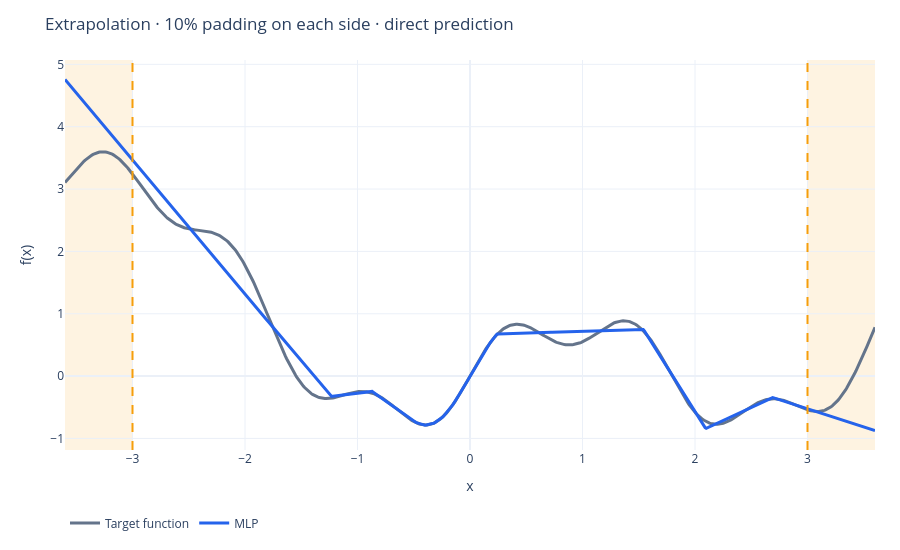

Write notebook code for a chart like this one.
### Code cell
from _shared.extrapolation import show_extrapolation

show_extrapolation(baseline_experiment, padding_fraction=0.10)

### Figure 1 — Plotly figure (JSON) as saved in the notebook; plotly's stock layout.template omitted (floating-point values rounded to 4 significant figures; data arrays with more than 128 entries replaced by an {"elided": "..."} marker saying what was removed)
{"data": [{"line": {"color": "#64748b", "width": 3}, "mode": "lines", "name": "Target function", "type": "scatter", "x": {"elided": "721 float values"}, "y": {"elided": "721 float values"}}, {"line": {"color": "#2563eb", "width": 3}, "mode": "lines", "name": "MLP", "type": "scatter", "x": {"elided": "721 float values"}, "y": {"elided": "721 float values"}}], "layout": {"autosize": true, "height": 550, "legend": {"orientation": "h", "y": -0.15}, "margin": {"b": 65, "l": 65, "r": 25, "t": 60}, "shapes": [{"fillcolor": "#f59e0b", "layer": "below", "line": {"width": 0}, "opacity": 0.12, "type": "rect", "x0": -3.6, "x1": -3, "xref": "x", "y0": 0, "y1": 1, "yref": "y domain"}, {"fillcolor": "#f59e0b", "layer": "below", "line": {"width": 0}, "opacity": 0.12, "type": "rect", "x0": 3, "x1": 3.6, "xref": "x", "y0": 0, "y1": 1, "yref": "y domain"}, {"line": {"color": "#f59e0b", "dash": "dash"}, "type": "line", "x0": -3, "x1": -3, "xref": "x", "y0": 0, "y1": 1, "yref": "y domain"}, {"line": {"color": "#f59e0b", "dash": "dash"}, "type": "line", "x0": 3, "x1": 3, "xref": "x", "y0": 0, "y1": 1, "yref": "y domain"}], "title": {"text": "Extrapolation · 10% padding on each side · direct prediction"}, "xaxis": {"range": [-3.6, 3.6], "title": {"text": "x"}}, "yaxis": {"title": {"text": "f(x)"}}}}
